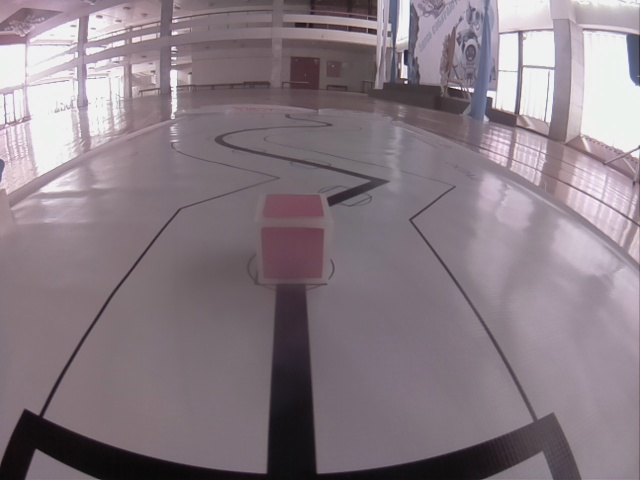
#> input picture robokarusel/src/images/img1.jpg, 640 x 480 px, given in place of img.jpg, which was not available
$ python filter.py   (Python 2 division)
#> lines starting #> are read from the running program, lines starting #| are printed output that depends on the picture; after the words box and inside, x2 and y2 are one past the last pixel; in counts of white or black regions, pixels touching at a corner belong together
import cv2
import numpy as np

if __name__ == '__main__':
    def nothing(*arg):
        pass

cv2.namedWindow( "result" )
cv2.namedWindow( "settings" )

cv2.createTrackbar('h1', 'settings', 0, 255, nothing)
#> slider 'h1' is set to 85
cv2.createTrackbar('s1', 'settings', 0, 255, nothing)
#> slider 's1' is set to 85
cv2.createTrackbar('v1', 'settings', 0, 255, nothing)
#> slider 'v1' is set to 85
cv2.createTrackbar('h2', 'settings', 255, 255, nothing)
cv2.createTrackbar('s2', 'settings', 255, 255, nothing)
cv2.createTrackbar('v2', 'settings', 255, 255, nothing)
crange = [0,0,0, 0,0,0]

num = input()
imageName = 'images/img' + str(num) + '.jpg'
img = cv2.imread( imageName, 1 )
#> img is the input picture: shape (480, 640, 3); mean B, G, R 132, 123.9, 136.3
#print(img.dtype)

#cv2.imwrite('img_out.jpg', img)


while True:
    #flag, img = cap.read()
    hsv = cv2.cvtColor(img, cv2.COLOR_BGR2HSV )
#> hsv: shape (480, 640, 3); mean H, S, V 152.4, 28.1, 137

    h1 = cv2.getTrackbarPos('h1', 'settings')
    s1 = cv2.getTrackbarPos('s1', 'settings')
    v1 = cv2.getTrackbarPos('v1', 'settings')
    h2 = cv2.getTrackbarPos('h2', 'settings')
    s2 = cv2.getTrackbarPos('s2', 'settings')
    v2 = cv2.getTrackbarPos('v2', 'settings')

    h_min = np.array((h1, s1, v1), np.uint8)
    h_max = np.array((h2, s2, v2), np.uint8)

    thresh = cv2.inRange(hsv, h_min, h_max)
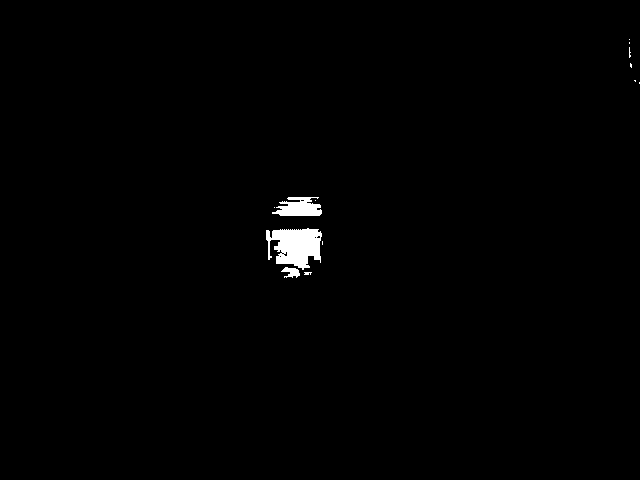
#> thresh: shape (480, 640); 0.8% white; 13 white regions (10 under 20 px), largest, box (x1, y1, x2, y2) and area: (266, 228, 322, 270) 1611, (272, 197, 322, 216) 661, (281, 267, 300, 278) 123

    cv2.imshow('result', thresh)

    ch = cv2.waitKey(5)
#> (key Esc is pressed here)
    if ch == ord('a'):
        print "pressed a"
    if ch == 27:
        break

#> (the run stopped early here; a loop or call above may not have finished)

$ run again, on robokarusel/src/images/img20.jpg
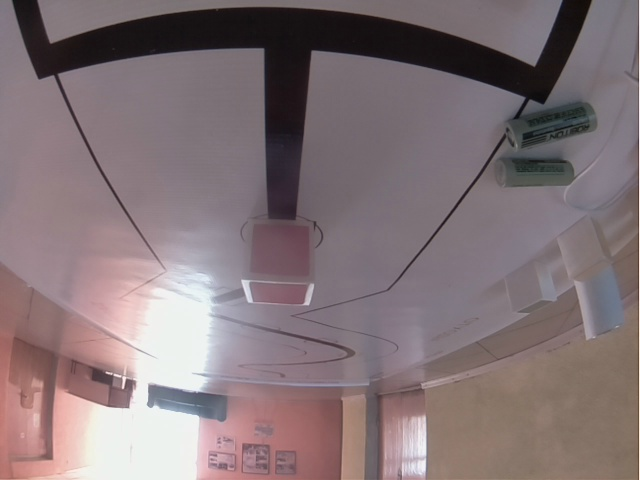
#> input picture robokarusel/src/images/img20.jpg, 640 x 480 px, given in place of img.jpg, which was not available
#> img is the input picture: shape (480, 640, 3); mean B, G, R 119.2, 115.8, 131
#> hsv: shape (480, 640, 3); mean H, S, V 122.2, 37.1, 132
#> `thresh = cv2.inRange(hsv, h_min, h_max)`:
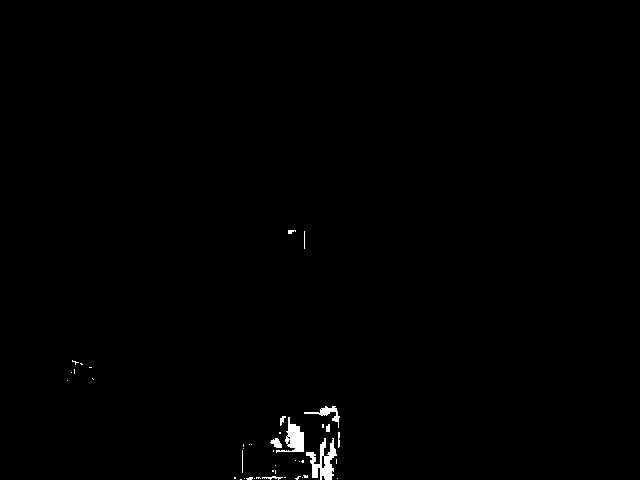
#> thresh: shape (480, 640); 0.52% white; 43 white regions (33 under 20 px), largest, box (x1, y1, x2, y2) and area: (306, 438, 337, 480) 583, (276, 417, 304, 453) 440, (304, 406, 340, 428) 194
